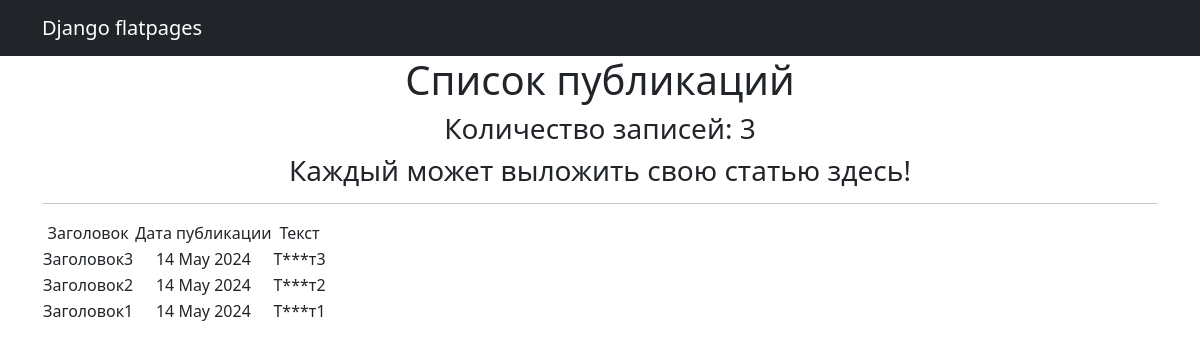
Page /news/ on the committed database.
### News_Portal/models.py (models this page shows, shortened)
class Post(models.Model):
    article = 'A'
    news = 'N'
    CHOICE = [
        (article, 'Статья'),
        (news, 'Новость'),
    ]
    authors = models.ForeignKey(Author, on_delete=models.CASCADE)
    selection_field = models.CharField(max_length=1, choices=CHOICE, default=article)
    time_of_publication = models.DateTimeField(auto_now_add=True)
    section = models.ManyToManyField(Category, through='PostCategory')
    header_post = models.CharField(max_length=100)
    text_post = models.TextField(default='Не заполнено')
    rating = models.IntegerField(default=0)

### News_Portal/views.py (the view)
# urls.py: path('', PostList.as_view()),
class PostList(ListView):
    queryset = Post.objects.order_by(
        '-time_of_publication'
    )
    template_name = 'flatpages/news.html'
    context_object_name = 'news'
    def get_context_data(self, **kwargs):
        context = super().get_context_data(**kwargs)
        context['time_now'] = datetime.utcnow()
        context['next_pub'] = None
        return context

### News_Portal/templatetags/custom_filters.py (called while the page is built)
@register.filter()
def censor(value):
    if isinstance(value, str):
        for i in ban_word:
            value = value.replace(i[:], '*' * len(i[:]))
    return value

### templates/flatpages/news.html (shortened to what this page needs)
{% extends 'flatpages/default.html' %}
{% load custom_filters %}
{% block content %}
   <h1>Список публикаций</h1>
    <h3>Количество записей: {{ news|length }}</h3>
    <h3>{{ next_pub|default_if_none:"Каждый может выложить свою статью здесь!" }}</h3>
   <hr>
   {% if news %}
       <table>
           <tr>
               <td>Заголовок</td>
               <td>Дата публикации</td>
               <td>Текст</td>
           </tr>
           {% for n in news %}
           <tr>
               <td>{{ n.header_post }}</td>
               <td>{{ n.time_of_publication|date:'d M Y' }}</td>
               <td>{{ n.text_post|censor }}</td>
           </tr>
           {% endfor %}
       </table>
   {% else %}
       <h2>Публикаций нет!</h2>
   {% endif %}
{% endblock content %}

### templates/flatpages/default.html (shortened to what this page needs)
<!DOCTYPE html>
<html lang="en">
    <head>
        {% load static %}
        <link href="{% static 'css/styles.css' %}" rel="stylesheet" />
    </head>
    <body>
        <nav class="navbar navbar-expand-lg navbar-dark bg-dark static-top">
   <div class="container">
       <a class="navbar-brand" href="#">Django flatpages</a>
   </div>
</nav>
        <div class="container">
   <div class="row">
               <div class="col-lg-12 text-center">
                   {% block content %}{% endblock content %}
               </div>
           </div>
        </div>
    </body>
</html>

### rows in the picture
Post: header_post "Заголовок3", time_of_publication "14 May 2024", text_post|censor "Т***т3"
Post: header_post "Заголовок2", time_of_publication "14 May 2024", text_post|censor "Т***т2"
Post: header_post "Заголовок1", time_of_publication "14 May 2024", text_post|censor "Т***т1"

### other values in the picture
{{ news|length }} "3"
{{ next_pub|default_if_none:"Каждый может выложить свою статью здесь!" }} "Каждый может выложить свою статью здесь!"
